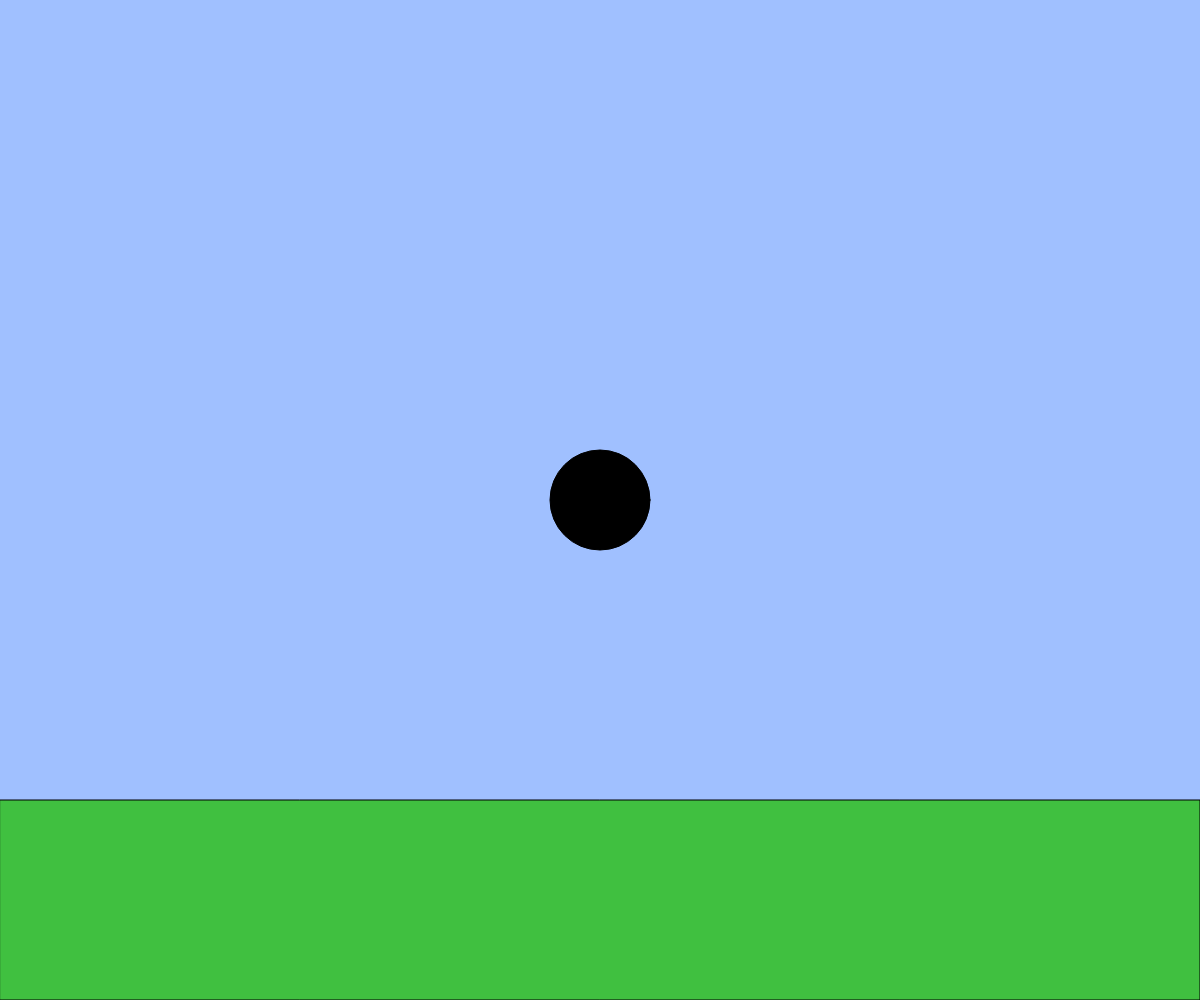
Frame 1 (no input)
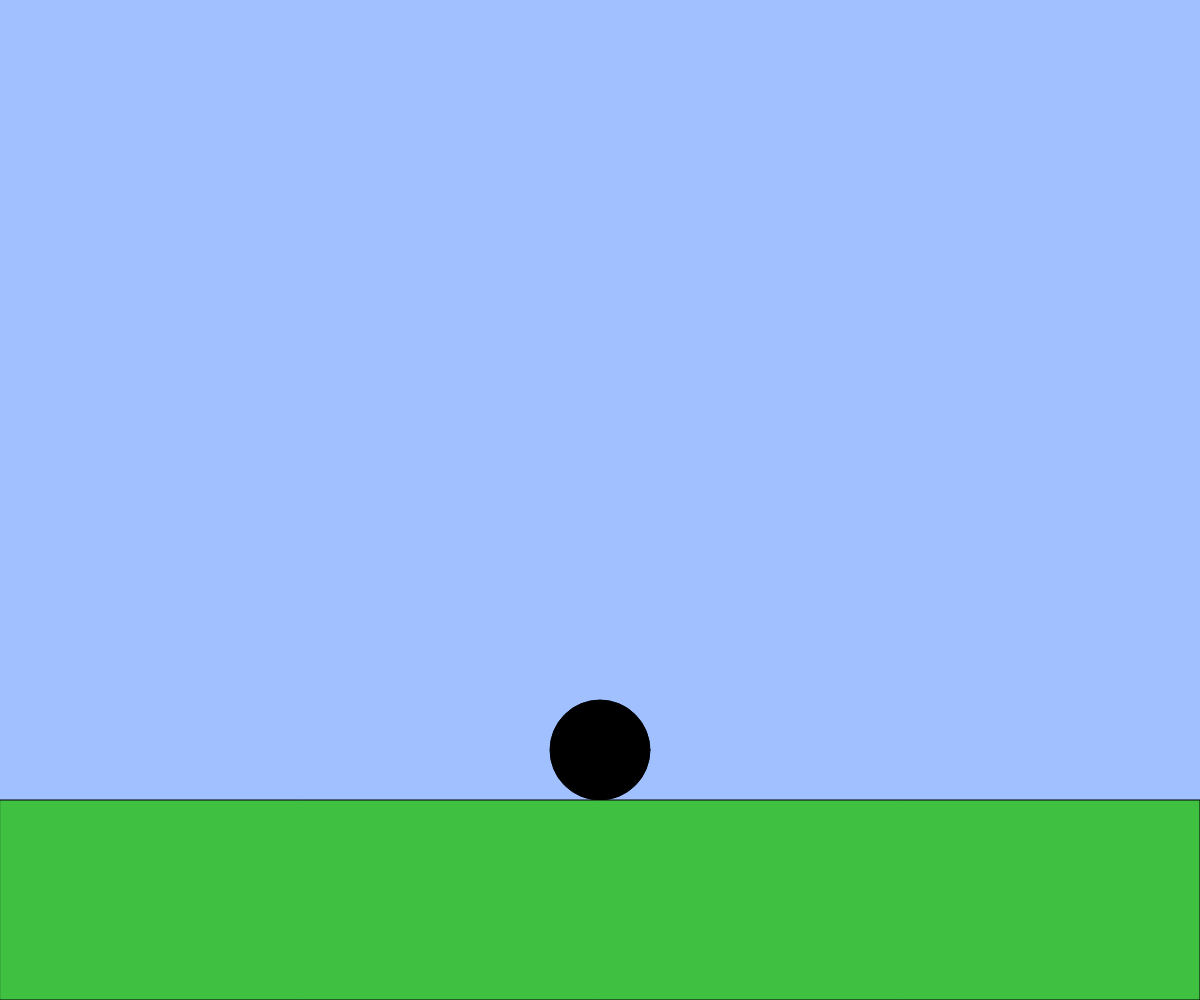
Frame 60 (no input)
Frame 120 (the mouse pressed at the canvas centre since frame 60): identical to frame 60, image omitted

The p5.js sketch that drew these frames (run headless with seeded random() and noise() and a simulated clock; from frame 60 on, the mouse is pressed at the canvas centre):

// p5.js sketch
// ── sketch.js
// 2D アニメーションゲームのようなインタラクション
let x, y;
let vx, vy;
const g = 1;

function setup() {
  createCanvas(windowWidth, windowHeight);
  x = width /2;
  y = height / 2;
  vx = 0;
  vy = 0;
}

function windowResized() {
  resizeCanvas(windowWidth, windowHeight);
}

function draw() {
  background(160, 192, 255);
  const size = height * 0.1; // キャラクターのサイズ

  // キャラクターを描く
  fill(0);
  ellipse(x, y, size, size);

  // 地面を描く
  const groundY = height * 0.8;
  fill(64, 192, 64);
  rect(0, groundY, width, height - groundY);

  // BLANK[1] キャラクターの左右移動
  if (keyIsDown(LEFT_ARROW)) { x -= 5; }
  if (keyIsDown(RIGHT_ARROW)) { x += 5; }

  // 位置を更新
  x += vx;
  y += vy;
  vy += g;

  // 速くなりすぎないように制限
  vx = constrain(vx, -20, 20);
  vy = constrain(vy, -20, 20);

  if (y + size / 2 >= groundY) {
    y = groundY - size / 2;
    vy = 0;
  }


  if (keyIsDown(SHIFT)) {
    vx += 1
  }

  x = constrain(x, size / 2, width - size / 2)

}


function keyPressed() {
  if (key == " ") { if (y + height*0.1 / 2 >= height * 0.8) { vy = -20; } }
}


 
